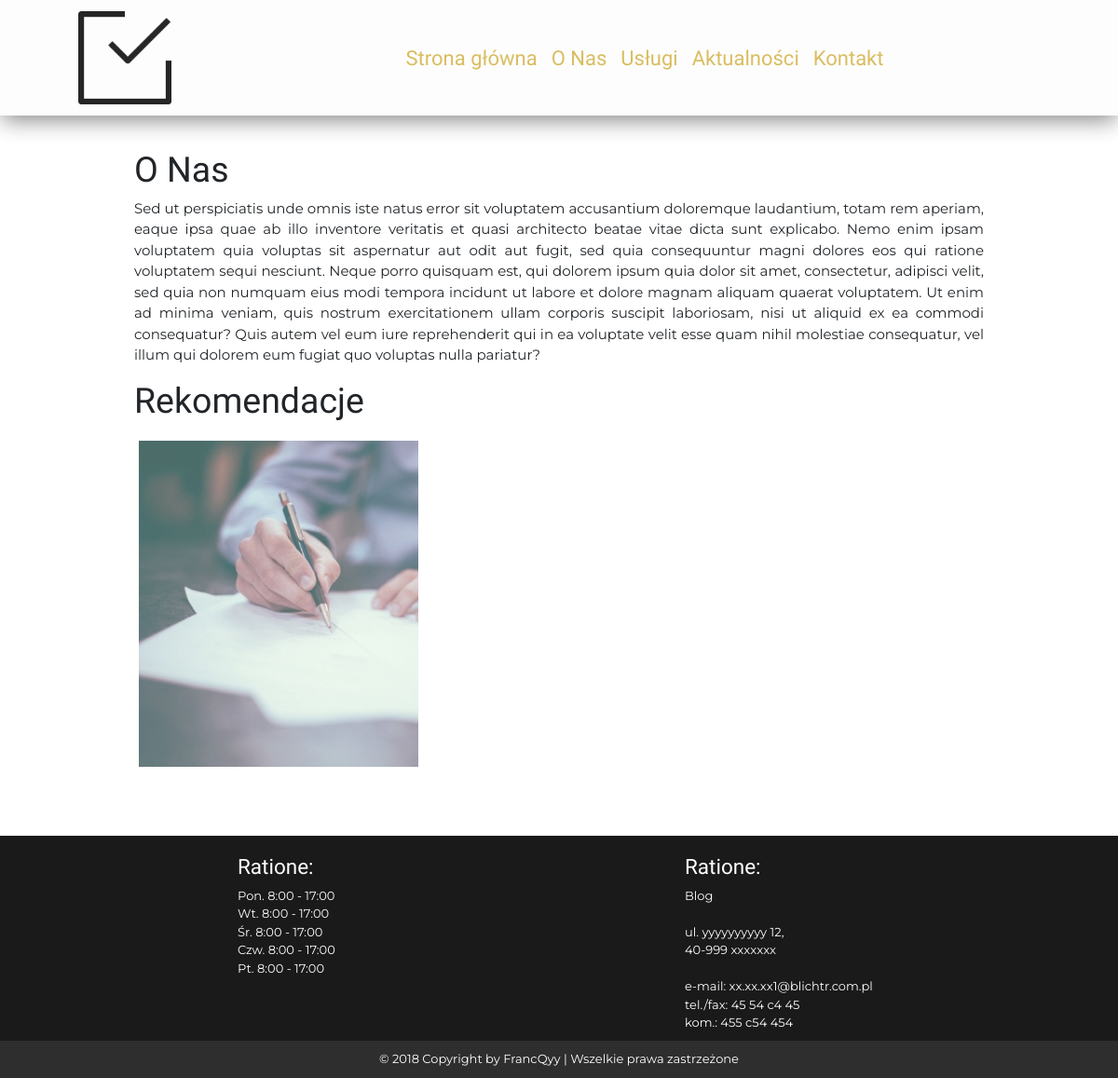
/o-nas, run on an earlier commit of the app's database.
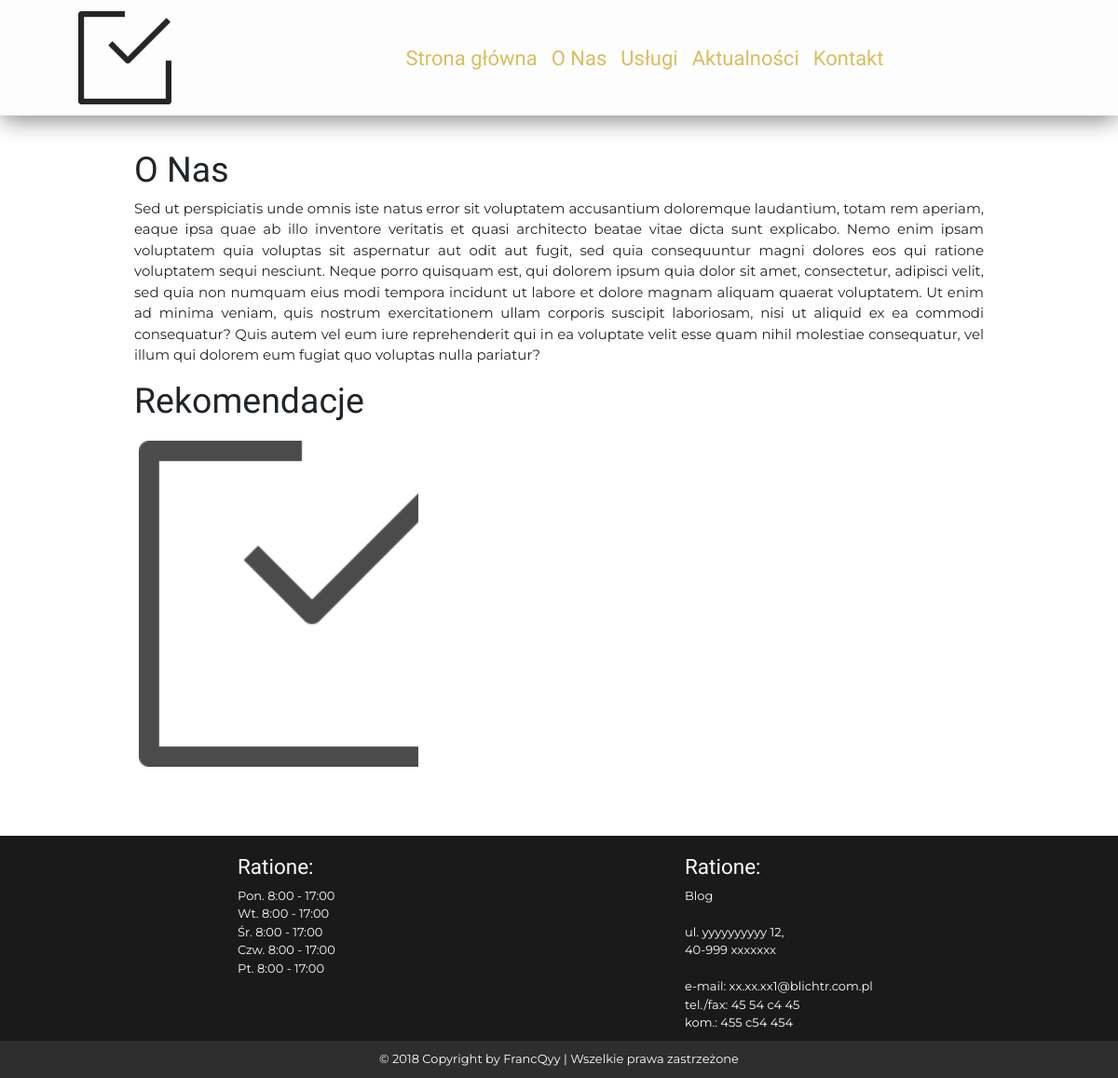
And on a later commit of the database.
### pages/models.py (models this page shows, shortened)
class Referencja(models.Model):
  nazwa = models.CharField(max_length=50)
  slug = models.SlugField(max_length=100, unique_for_date='publish')
  logo = models.ImageField(upload_to='pracownik/%y/%m/%d', blank=True)
  skan = models.ImageField(upload_to='pracownik/%y/%m/%d', blank=True)
  publish = models.DateTimeField(default=timezone.now)
  class Meta:
    ordering = ('-publish',)
    verbose_name_plural = "Referencje"
  def get_absolute_url(self):
    return reverse('pages:referencja', args=[self.id, self.slug])

### pages/views.py (the view)
# urls.py: path('o-nas', views.o_nas, name='o_nas'),
def o_nas(request):
  referencje = Referencja.objects.all()
  context = {'referencje': referencje}
  return render(request, 'pages/content/o_nas.html', context)

### pages/templates/pages/content/o_nas.html (shortened to what this page needs)
{% extends 'pages/base.html' %}
{% load static %}
{% load bootstrap4 %}
{% block header %}
<div id='bar-header'>
  <h1>O Nas</h1>
</div>
{% endblock header %}
{% block content %}
<div id='bar-content'>
  <p>Sed ut perspiciatis unde omnis iste natus error sit voluptatem accusantium doloremque laudantium, totam rem aperiam, eaque ipsa quae ab illo inventore veritatis et quasi architecto beatae vitae dicta sunt explicabo. Nemo enim ipsam voluptatem quia voluptas sit aspernatur aut odit aut fugit, sed quia consequuntur magni dolores eos qui ratione voluptatem sequi nesciunt. Neque porro quisquam est, qui dolorem ipsum quia dolor sit amet, consectetur, adipisci velit, sed quia non numquam eius modi tempora incidunt ut labore et dolore magnam aliquam quaerat voluptatem. Ut enim ad minima veniam, quis nostrum exercitationem ullam corporis suscipit laboriosam, nisi ut aliquid ex ea commodi consequatur? Quis autem vel eum iure reprehenderit qui in ea voluptate velit esse quam nihil molestiae consequatur, vel illum qui dolorem eum fugiat quo voluptas nulla pariatur?</p>
  <h1>Rekomendacje</h1>
  <p>{% for referencja in referencje %}</p>
  <div id="item">
  <a href={{ referencja.get_absolute_url }}>
      <img src="{% if referencja.logo %}{{ referencja.logo.url }}{% endif %}" id="foto-referencja">
      <br><br>
    </a>  {% endfor %}
  <br><br>
  </div>
</div>
{% endblock content %}

### pages/templates/pages/base.html (shortened to what this page needs)
{% load static %}
{% load bootstrap4 %}
<!DOCTYPE html>
<html>
<head>
    {% bootstrap_css %}
  <link rel="stylesheet" type="text/css" href="{% static 'pages/style.css' %}">
</head>
<body>
<div id='container'>
  <div id="header">
  <nav class="navbar navbar-expand-md navbar-light fixed-top ">
    <a class="navbar-brand" href="{% url 'pages:index' %}">
      <img src="{% static 'pages/logo.png' %}" width="100" height="100" class="d-inline-block align-top" alt="">
    </a>
    <div class="collapse navbar-collapse justify-content-center order-2" id="navbar">
      <ul class="navbar-nav">
        <li class="nav-item active">
          <a class="nav-link" href="{% url 'pages:index' %}">Strona główna <span class="sr-only">(current)</span></a>
        </li>
        <li class="nav-item">
          <a class="nav-link" href="{% url 'pages:o_nas' %}">O Nas</a>
        </li>
        <li class="nav-item">
            <a class="nav-link" href="{% url 'pages:uslugi' %}">Usługi</a>
        </li>
        <li class="nav-item">
            <a class="nav-link" href="{% url 'pages:aktualnosci' %}">Aktualności</a>
        </li>
        <li class="nav-item">
            <a class="nav-link" href="{% url 'pages:kontakt' %}">Kontakt</a>
        </li>
      </ul>
    </div>
  </nav>
  </div>
  <div id="body">
    <div class='page-header'>
      {% block header %}{% endblock header %}
    </div>
    <div class='page-content'>
        {% block content %}{% endblock content %}
    </div>
  </div>
  <div id='footer'>
    <div class='row justify-content-center' style="width:100%; background: rgb(26, 26, 26); min-height: 220px; padding-top: 20px; padding-left: 20%; margin: 0px">
      <div class='col-6' style="text-align: left">
          <b><h4 style="color:white">Ratione:</h4></b>
          Pon. 8:00 - 17:00<br>
          Wt. 8:00 - 17:00<br>
          Śr. 8:00 - 17:00<br>
          Czw. 8:00 - 17:00<br>
          Pt. 8:00 - 17:00<br>
      </div>
      <div class='col-6' style="text-align: left">
          <b><h4 style="color: white">Ratione:</h4></b>
          Blog<br><br>
          ul. yyyyyyyyyy 12,<br>
          40-999 xxxxxxx <br><br>
          e-mail: xx.xx.xx1@blichtr.com.pl<br>
          tel./fax: 45 54 c4 45<br>
          kom.: 455 c54 454<br>
      </div>
    </div>
    <div class='row justify-content-center' style="width:100%; min-height: 40px; text-align: center; padding-top:10px; margin: 0px;">
      © 2018 Copyright by FrancQyy | Wszelkie prawa zastrzeżone
    </div>
  </div>
</div>
</body>
</html>

### pages/static/pages/style.css (style rules this page uses)
html, body { font-family: 'Montserrat'; font-size: 300; height: 100%; font-size: 15px; }
h1 { font-family: 'Arapey'; }
h4 { font-family: 'Times'; font-family: 'Arapey'; color: rgb(211, 178, 69); }
.navbar { background-color: rgb(253, 253, 253); align-items: center; padding-left: 7%; opacity: 0.85; font-family: 'Arapey'; -webkit-box-shadow: 0px 7px 23px -2px rgba(0, 0, 0, 0.555); -moz-box-shadow: 0px 7px 23px -2px rgba(0,0,0,0.555); box-shadow: 0px 7px 23px -2px rgba(0,0,0,0.555); }
#navbar { min-height: 100px; font-size: 22px; }
#navbar a { color: rgb(211, 178, 69); }
#container { min-height:100%; position:relative; width: 100%; }
#body { height: 100%; padding-bottom:255px; text-align: justify; }
#footer { position:absolute; bottom:0; width:100%; background:#2E2E2E; color: #ffffff; text-align: center; font-size: 13px; height: 260px; }
#item { width: 300px; overflow: hidden; display: inline-block; margin: 5px; opacity: 0.7; }
#foto-referencja { width: auto; height: 350px; }
#bar-header { padding-top: 160px; padding-left: 12%; }
#bar-content { padding-left: 12%; padding-right: 12%; }

What changed in the data, as far as the page shows it:
changed Referencja: logo: a different picture
